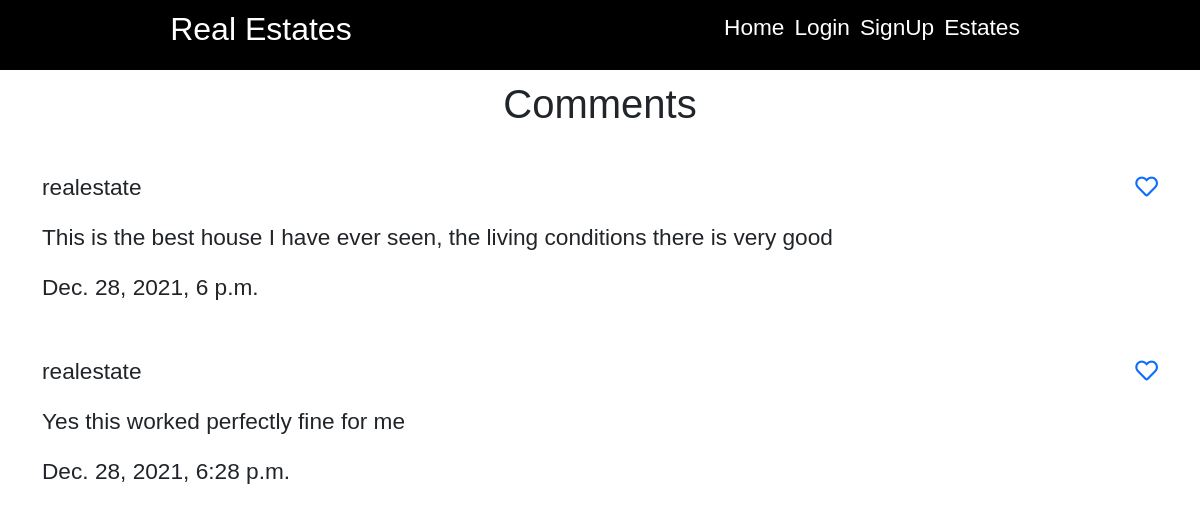
/detail/1/comments/, run on the app's committed database.
### core/models.py (models this page shows, shortened)
class Comment(models.Model):
    user=models.ForeignKey(User, on_delete=models.CASCADE)
    house = models.ForeignKey("House", related_name="comments", on_delete=models.DO_NOTHING)
    comment = models.TextField(max_length=100)
    date_added = models.DateTimeField(auto_now_add=True)

### core/views.py (the view)
# urls.py: path('detail/<str:pk>/comments/', post_comments, name="comments"),
def post_comments(request, pk):
    estates = House.objects.get(id=pk)
    context={
        'estates': estates
    }
    return render(request, 'core/comments.html', context)

### templates/core/comments.html
{% extends 'core/base.html' %}
    {% block body %}
        <div class="comment">
            <div class="container">
                <div class="comment-section">
                    <h1 class="text-center">Comments</h1><br>
                    {% for comment in estates.comments.all %}
                        <div class="com1 d-flex justify-content-between">
                            <div class="comment-section">
                                <p>{{ comment.user }}</p>
                                <p>{{ comment.comment }}</p>
                                <p>{{ comment.date_added }}</p>
                            </div>
                            <a href=""><i class="far fa-heart"></i></a>
                        </div><br>
                    {% endfor %}
                </div>
            </div>
        </div>
    {% endblock %}

### core/static/css/styles.css (style rules this page uses)
body { font-family: 'Alegreya Sans SC', Arial, sans-serif; font-size: 17pt; }
* { padding: 0; margin: 0; box-sizing: border-box; }

### data on the page
Comment: user "realestate", comment "This is the best house I have ever seen, the living conditions there is very good", date_added "Dec. 28, 2021, 6 p.m."
Comment: user "realestate", comment "Yes this worked perfectly fine for me", date_added "Dec. 28, 2021, 6:28 p.m."
